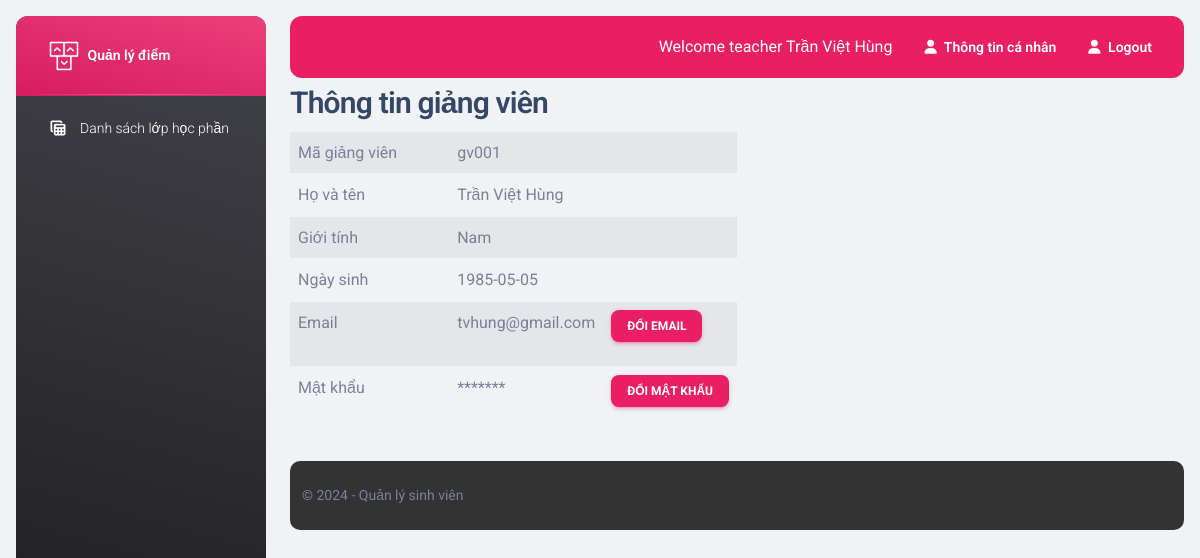
The page /qldiemsinhvien/teacher/user_info.php (signed in) on the database its author committed.
### tables this page shows
CREATE TABLE `user` (
  `username` varchar(10) NOT NULL,
  `password` varchar(255) NOT NULL,
  `name` varchar(255) NOT NULL,
  `gender` varchar(10) NOT NULL,
  `dateofbirth` date NOT NULL,
  `email` varchar(255) NOT NULL,
  `role` varchar(255) NOT NULL,
  `token` varchar(255) DEFAULT NULL
);

### qldiemsinhvien/class/Db.php (called while the page is built, shortened)
<?php
class Db {
    public static $conn = null;
    function __construct()
    {
        Db::$conn = new PDO('mysql:host=' . HOST . '; dbname=' . DB, U, P);
        Db::$conn->query('set names utf8');
    }
    function selectQuery($sql, $params=[]) {
        $stm = Db::$conn->prepare($sql);
        $stm->execute($params);
        return $stm->fetchAll(PDO::FETCH_OBJ);
    }
}

### qldiemsinhvien/class/user.php (called while the page is built, shortened)
<?php
class user extends Db {
    function get($id) {
        $sql = "select * from user where username = ?";
        $arr = [$id];
        return $this->selectQuery($sql, $arr);
    }
}

### qldiemsinhvien/teacher/user_info.php (the view, shortened to what this page needs)
<?php
$user = new user();
$data = $user->get($_SESSION['login'][1]);
?>
<?php include '../teacher/includes/header.php' ?>
<body class="g-sidenav-show  bg-gray-200">
<?php include '../teacher/includes/aside.php' ?>
<main class="main-content position-relative max-height-vh-100 h-100 border-radius-lg ">
<?php include '../teacher/includes/nav_top.php' ?>
<div class="container-fluid py-1 px-3">
    <h3>Thông tin giảng viên</h3>
    <div style="width: 50%">
        <table class="table table-striped">
            <tr>
                <td style="width: 40%">Mã giảng viên</td>
                <td><?php echo $data[0]->username ?></td>
                <td></td>
            </tr>
            <tr>
                <td style="width: 40%">Họ và tên</td>
                <td><?php echo $data[0]->name ?></td>
                <td></td>
            </tr>
            <tr>
                <td style="width: 40%">Giới tính</td>
                <td><?php echo $data[0]->gender ?></td>
                <td></td>
            </tr>
            <tr>
                <td style="width: 40%">Ngày sinh</td>
                <td><?php echo $data[0]->dateofbirth ?></td>
                <td></td>
            </tr>
            <tr>
                <td style="width: 40%">Email</td>
                <td><?php echo $data[0]->email ?></td>
                <td>
                    <a class="btn btn-primary btn-sm" href="change_email.php?id=<?php echo $data[0]->username ?>">Đổi Email</a>
                </td>
            </tr>
            <tr>
                <td style="width: 40%">Mật khẩu</td>
                <td>*******</td>
                <td>
                    <a class="btn btn-primary btn-sm" href="change_password.php?id=<?php echo $data[0]->username ?>">Đổi mật khẩu</a>
                </td>
            </tr>
        </table>
    </div>
</div>
<?php include '../teacher/includes/footer.php' ?>

### qldiemsinhvien/teacher/includes/header.php (style rules this page uses)
body { display: flex; flex-direction: column; min-height: 100vh; margin: 0; }
main { flex: 1; }

### rows shown on the page
user: username "gv001", name "Trần Việt Hùng", gender "Nam", dateofbirth "1985-05-05", email "tvhung@gmail.com"

### other values the page prints
$_SESSION['login'][2] "Trần Việt Hùng"
